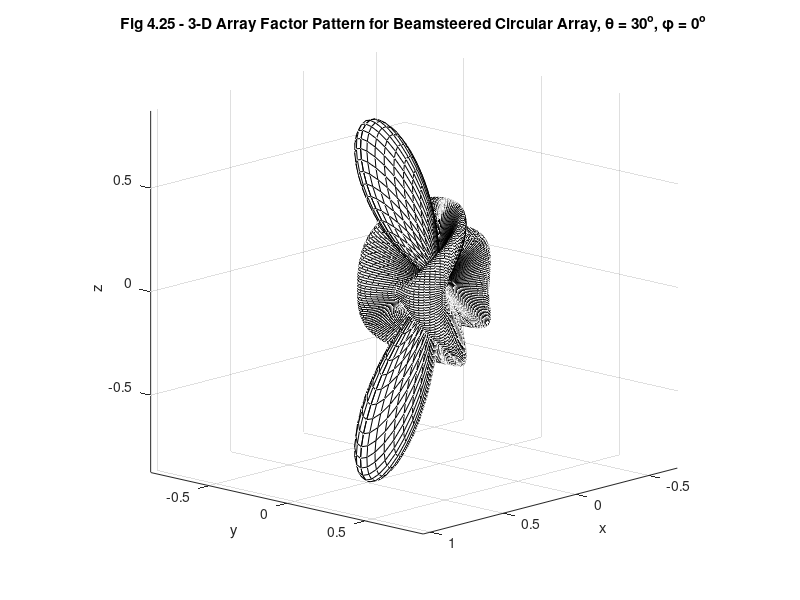

Reproduce this figure in MATLAB.
%%%%%%%%%%%%%%%%%%%%%%%%%%%%%%%%%%%%%%%%%%%%%%%%%%%%%%%%%%%%
%%                                                        %%
%% ****************************************************** %%
%% * Smart Antennas for Wireless Applications w/ Matlab * %%
%% ****************************************************** %%
%%                                                        %%
%% Chapter 4: Fig 4.25                                    %%
%%                                                        %%
%% Author: Frank Gross                                    %%
%% McGraw-Hill, 2005                                      %%
%% Date:  9/12/2004                                       %%
%%                                                        %%
%% This code creates Fig 4.25, a 3-D Array Factor Pattern %%
%%     for a Beamsteered Circular Array (thetao = 30 deg, %%
%%     phio = 0 deg).                                     %%  
%%%%%%%%%%%%%%%%%%%%%%%%%%%%%%%%%%%%%%%%%%%%%%%%%%%%%%%%%%%%      

%%------------------- Define Variables:-------------------%%
% N - # of antenna elements                                %
% theta - angle (rad) 0 < theta < pi                       %
% phi - angle (rad)   0 < phi < 2pi                        %
% AF - Array Factor of Circular Array                      %
% x - spherical coordinate transform for AF in x direction % 
% y - spherical coordinate transform for AF in y direction %
% z - spherical coordinate transform for AF in z direction %
%%--------------------------------------------------------%%

%%---------------------- Given Values ----------------------%%

N = 20;
theta = [0:100]*pi/100;
phi = [0:100]*2*pi/100;

%%---- Create Array of angles based on vectors, theta & phi ----%%

[Theta,Phi] = meshgrid(theta,phi);

%%------------------ Create Array Factor AF --------------------%%

AF = [zeros(101,101)];  % Initial Conditions for AF

for n = 1:N;
   AF = AF + exp(-1j*2*pi*(sin(Theta).*cos(Phi - 2*pi*(n - 1)/N) - sin(pi/6)*cos(2*pi*(n-1)/N)));
end

%%-- Create Parametric Equations for Spherical Coordinates to Rectangular Coordinates --%%

x = abs(AF).*sin(Theta).*cos(Phi)/N;, y = abs(AF).*sin(Theta).*sin(Phi)/N;, z = abs(AF).*cos(Theta)/N;

%%--------------------- Plot Results -----------------------%%

mesh(x,y,z)

title('\bfFig 4.25 - 3-D Array Factor Pattern for Beamsteered Circular Array, \theta = 30^o, \phi = 0^o')
xlabel('x'), ylabel('y'), zlabel('z')

% Alter Image Properties

colormap([0 0 0]), axis square, axis equal, view(133,14)
